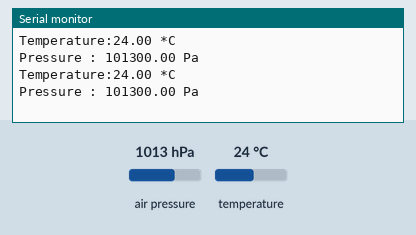
A sketch run on a simulated Arduino Uno, built with avr-gcc and run on an emulated ATmega328P. Shown: the last lines printed to the serial monitor. The test bench sets the inputs (shaded band); at power-on: air pressure 1013 hPa, temperature 24 °C.

Above: at 4.8 s.
4.9 s: air pressure set to 952 hPa
At 6.9 s:
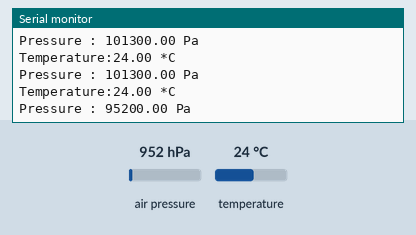
7.9 s: temperature set to 12 °C
At 8.6 s:
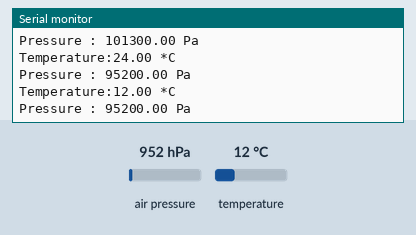
10.9 s: air pressure set to 975 hPa
At 13.1 s:
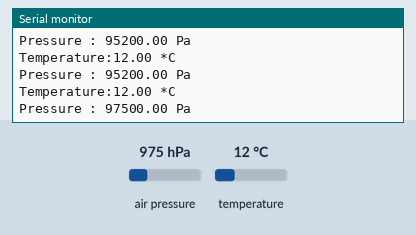
Timing chart, 0 to 14.6 s (numbered marks = the images above; inputs shaded):
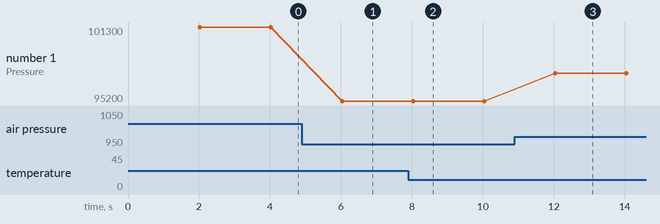

Measured:
- after the input at 4.9 s, the serial monitor: prints a new line after 1.1 s (image 1)
- after the input at 7.9 s, the serial monitor: prints a new line after 0.11 s (image 2)
- after the input at 10.9 s, the serial monitor: prints a new line after 1.1 s (image 3)
- plotted number 1: 101300 → 95200 after the input at 4.9 s, 95200 → 97500 after the input at 10.9 s

The sketch:

ii.ino
```cpp
//#include "SPI.h"

#include "Arduino.h"
#include "Adafruit_BMP280.h"
#include "Adafruit_Sensor.h"


#include "Wire.h"


Adafruit_BMP280 bmp;

void setup(){


  Serial.begin(9600);
  if(!bmp.begin()){
    Serial.println("Cannot connect to BMP280 ");
    while(1);
  }
}

long currentTime,lastTime;

void loop(){

  currentTime = millis();
  if(currentTime - lastTime > 2000) {

  Serial.print("Temperature:");
  Serial.print(bmp.readTemperature());
  Serial.println(" *C");
  Serial.print("Pressure : ");
  Serial.print(bmp.readPressure());
  Serial.println(" Pa");

   lastTime = millis();

}
}
```
